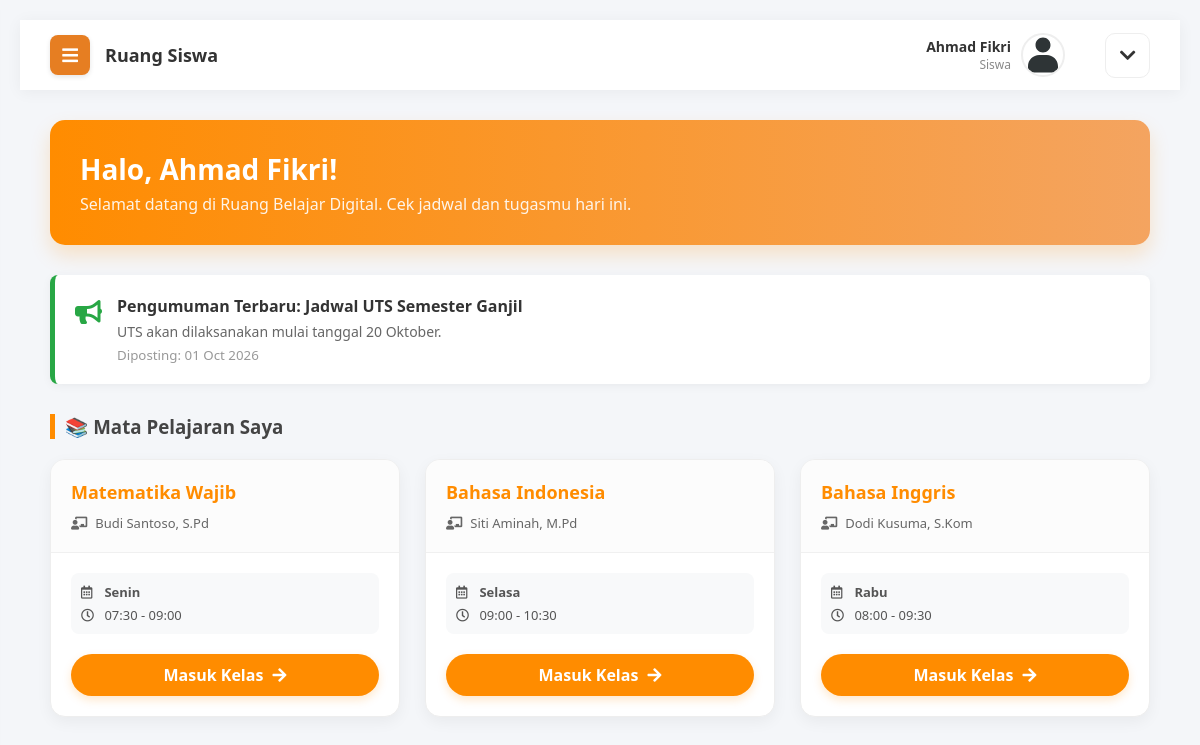
Page /siswa/index.php (signed in) on the committed database.
### tables this page shows
CREATE TABLE `pengumuman` (
  `id_pengumuman` int(11) NOT NULL,
  `judul` varchar(200) NOT NULL,
  `isi` text NOT NULL,
  `tujuan` enum('semua','guru','siswa') NOT NULL,
  `file_lampiran` varchar(255) DEFAULT NULL,
  `tanggal_dibuat` datetime DEFAULT current_timestamp()
);

CREATE TABLE `mapel` (
  `id_mapel` int(11) NOT NULL,
  `kode_mapel` varchar(20) DEFAULT NULL,
  `nama_mapel` varchar(100) NOT NULL,
  `guru_id` int(11) DEFAULT NULL,
  `kelas_id` int(11) DEFAULT NULL,
  `hari` varchar(20) DEFAULT NULL,
  `jam_mulai` time DEFAULT NULL,
  `jam_selesai` time DEFAULT NULL
);

CREATE TABLE `users` (
  `id_user` int(11) NOT NULL,
  `username` varchar(50) NOT NULL,
  `password` varchar(255) NOT NULL,
  `nama_lengkap` varchar(100) NOT NULL,
  `email` varchar(100) DEFAULT NULL,
  `role` enum('admin','guru','siswa') NOT NULL,
  `foto_profil` varchar(255) DEFAULT 'default.jpg',
  `created_at` timestamp NOT NULL DEFAULT current_timestamp()
);

### siswa/index.php (the view, shortened to what this page needs)
<?php include 'header.php'; ?>
<div class="welcome-banner" style="background: linear-gradient(to right, #FF8C00, #F4A460); color: white; padding: 30px; border-radius: 15px; margin-bottom: 30px; box-shadow: 0 10px 20px rgba(255, 140, 0, 0.2);">
    <h2 style="margin: 0; font-size: 28px;">Halo, <?php echo $_SESSION['nama_lengkap']; ?>! </h2>
    <p style="margin: 5px 0 0 0; opacity: 0.9;">Selamat datang di Ruang Belajar Digital. Cek jadwal dan tugasmu hari ini.</p>
</div>
<?php
$query_info = mysqli_query($koneksi, "SELECT * FROM pengumuman WHERE tujuan IN ('semua', 'siswa') ORDER BY tanggal_dibuat DESC LIMIT 1");
if(mysqli_num_rows($query_info) > 0){
    $info = mysqli_fetch_array($query_info);
?>
    <div style="background-color: #fff; border-left: 5px solid #28a745; padding: 20px; border-radius: 8px; box-shadow: 0 2px 10px rgba(0,0,0,0.05); margin-bottom: 30px; display: flex; align-items: start; gap: 15px;">
        <div style="font-size: 24px; color: #28a745;"><i class="fas fa-bullhorn"></i></div>
        <div>
            <h4 style="margin: 0 0 5px 0; color: #333;">Pengumuman Terbaru: <?php echo $info['judul']; ?></h4>
            <p style="margin: 0; color: #666; font-size: 14px;"><?php echo $info['isi']; ?></p>
            <small style="color: #999; margin-top: 5px; display: block;">Diposting: <?php echo date('d M Y', strtotime($info['tanggal_dibuat'])); ?></small>
        </div>
    </div>
<?php } ?>
<h3 style="margin-bottom: 20px; border-left: 5px solid #FF8C00; padding-left: 10px; color: #444;">📚 Mata Pelajaran Saya</h3>
<div class="mapel-container" style="display: grid; grid-template-columns: repeat(auto-fill, minmax(280px, 1fr)); gap: 25px;">
    <?php
    $query_mapel = "SELECT mapel.*, users.nama_lengkap
                    FROM mapel
                    JOIN users ON mapel.guru_id = users.id_user
                    WHERE mapel.kelas_id='$id_kelas_siswa'
                    ORDER BY FIELD(hari, 'Senin','Selasa','Rabu','Kamis','Jumat','Sabtu'), jam_mulai ASC";
    $mapel = mysqli_query($koneksi, $query_mapel);
    while($m = mysqli_fetch_array($mapel)){
    ?>
    <div class="card-mapel" style="background: #fff; border-radius: 15px; overflow: hidden; box-shadow: 0 5px 15px rgba(0,0,0,0.05); transition: transform 0.3s; border: 1px solid #eee; display: flex; flex-direction: column;">
        <div style="background-color: #fcfcfc; padding: 20px; border-bottom: 1px solid #f0f0f0;">
            <h4 style="margin: 0; color: #FF8C00; font-size: 18px;"><?php echo $m['nama_mapel']; ?></h4>
            <div style="margin-top: 10px; font-size: 13px; color: #666; display: flex; align-items: center; gap: 8px;">
                <i class="fas fa-chalkboard-teacher"></i> <?php echo $m['nama_lengkap']; ?>
            </div>
        </div>
        <div style="padding: 20px; flex: 1;">
            <div style="background: #f8f9fa; padding: 10px; border-radius: 8px; font-size: 13px; color: #555;">
                <?php if($m['hari']) { ?>
                    <div style="margin-bottom: 5px;"><i class="far fa-calendar-alt" style="width: 20px;"></i> <b><?php echo $m['hari']; ?></b></div>
                    <div><i class="far fa-clock" style="width: 20px;"></i> <?php echo substr($m['jam_mulai'],0,5) . " - " . substr($m['jam_selesai'],0,5); ?></div>
                <?php } else { ?>
                    <span style="color: #999;"><i>Jadwal belum diatur</i></span>
                <?php } ?>
            </div>
        </div>
        <div style="padding: 20px; padding-top: 0;">
            <a href="ruang_kelas.php?id=<?php echo $m['id_mapel']; ?>" class="btn-masuk" style="display: block; width: 100%; text-align: center; background: #FF8C00; color: white; padding: 10px 0; border-radius: 50px; text-decoration: none; font-weight: bold; transition: 0.3s; box-shadow: 0 4px 10px rgba(255, 140, 0, 0.2);">
                Masuk Kelas <i class="fas fa-arrow-right" style="margin-left: 5px;"></i>
            </a>
        </div>
    </div>
    <?php } ?>
</div>
<?php include 'footer.php'; ?>

### assets/css/style.css (style rules this page uses)
body { background-color: #f4f6f9; font-family: 'Poppins', 'Segoe UI', sans-serif; margin: 0; height: 100vh; display: flex; justify-content: center; align-items: center; overflow: hidden; }
body, html { margin: 0; padding: 0; width: 100%; height: 100%; font-family: 'Poppins', sans-serif; overflow-x: hidden; }
body { background-color: #f4f6f9; font-family: 'Segoe UI', 'Poppins', sans-serif; margin: 0; overflow-x: hidden; }
body.dashboard-body { height: auto !important; display: block !important; overflow-x: hidden !important; overflow-y: auto !important; }

### rows in the picture
pengumuman: judul "Jadwal UTS Semester Ganjil", isi "UTS akan dilaksanakan mulai tanggal 20 Oktober.", tanggal_dibuat "01 Oct 2026"
mapel: nama_mapel "Matematika Wajib", guru.nama_lengkap "Budi Santoso, S.Pd", hari "Senin", jam_mulai "07:30", jam_selesai "09:00", $m['id_mapel'] 1 (drawn)
mapel: nama_mapel "Bahasa Indonesia", guru.nama_lengkap "Siti Aminah, M.Pd", hari "Selasa", jam_mulai "09:00", jam_selesai "10:30"
mapel: nama_mapel "Bahasa Inggris", guru.nama_lengkap "Dodi Kusuma, S.Kom", hari "Rabu", jam_mulai "08:00", jam_selesai "09:30"

### other values in the picture
$_SESSION['nama_lengkap'] "Ahmad Fikri"
